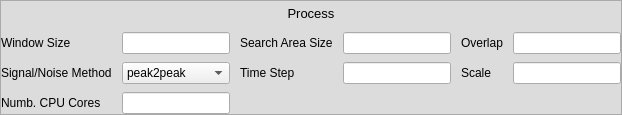
                  <widget class="QFrame" name="process_frame">
                   <property name="maximumSize">
                    <size>
                     <width>16777215</width>
                     <height>25</height>
                    </size>
                   </property>
                   <property name="styleSheet">
                    <string notr="true">QFrame{
background-color: rgb(220, 220, 220);
}

QPushButton {
	color: rgb(0,0,0);
	background-color: rgb(220, 220, 220);
	border: 0px solid;
}

QPushButton:hover {
	background-color: rgb(150,200,230);
}

QPushButton:checked {
	background-color: rgb(85, 160, 255);
}</string>
                   </property>
                   <property name="frameShape">
                    <enum>QFrame::StyledPanel</enum>
                   </property>
                   <property name="frameShadow">
                    <enum>QFrame::Raised</enum>
                   </property>
                   <layout class="QVBoxLayout" name="verticalLayout_8">
                    <property name="leftMargin">
                     <number>0</number>
                    </property>
                    <property name="topMargin">
                     <number>0</number>
                    </property>
                    <property name="rightMargin">
                     <number>0</number>
                    </property>
                    <property name="bottomMargin">
                     <number>0</number>
                    </property>
                    <item>
                     <widget class="QPushButton" name="process_PB">
                      <property name="minimumSize">
                       <size>
                        <width>0</width>
                        <height>25</height>
                       </size>
                      </property>
                      <property name="maximumSize">
                       <size>
                        <width>16777215</width>
                        <height>25</height>
                       </size>
                      </property>
                      <property name="font">
                       <font>
                        <pointsize>10</pointsize>
                       </font>
                      </property>
                      <property name="text">
                       <string>Process</string>
                      </property>
                      <property name="checkable">
                       <bool>false</bool>
                      </property>
                     </widget>
                    </item>
                    <item>
                     <layout class="QGridLayout" name="gridLayout_31">
                      <property name="horizontalSpacing">
                       <number>10</number>
                      </property>
                      <property name="verticalSpacing">
                       <number>8</number>
                      </property>
                      <item row="1" column="6">
                       <widget class="QLineEdit" name="pro_scale_LE_2">
                        <property name="text">
                         <string/>
                        </property>
                        <property name="placeholderText">
                         <string/>
                        </property>
                       </widget>
                      </item>
                      <item row="0" column="4">
                       <widget class="QLineEdit" name="pro_searcharea_LE_2">
                        <property name="text">
                         <string/>
                        </property>
                        <property name="placeholderText">
                         <string/>
                        </property>
                       </widget>
                      </item>
                      <item row="2" column="0" colspan="2">
                       <widget class="QLabel" name="label_30">
                        <property name="text">
                         <string>Numb. CPU Cores</string>
                        </property>
                       </widget>
                      </item>
                      <item row="0" column="5">
                       <widget class="QLabel" name="label_31">
                        <property name="text">
                         <string>Overlap</string>
                        </property>
                       </widget>
                      </item>
                      <item row="1" column="3">
                       <widget class="QLabel" name="label_35">
                        <property name="text">
                         <string>Time Step</string>
                        </property>
                       </widget>
                      </item>
                      <item row="1" column="5">
                       <widget class="QLabel" name="label_41">
                        <property name="text">
                         <string>Scale</string>
                        </property>
                       </widget>
                      </item>
                      <item row="1" column="0" colspan="2">
                       <widget class="QLabel" name="label_42">
                        <property name="text">
                         <string>Signal/Noise Method</string>
                        </property>
                       </widget>
                      </item>
                      <item row="1" column="2">
                       <widget class="QComboBox" name="pro_sig2noise_CB_2">
                        <item>
                         <property name="text">
                          <string>peak2peak</string>
                         </property>
                        </item>
                        <item>
                         <property name="text">
                          <string>peak2mean</string>
                         </property>
                        </item>
                        <item>
                         <property name="text">
                          <string>None</string>
                         </property>
                        </item>
                       </widget>
                      </item>
                      <item row="1" column="4">
                       <widget class="QLineEdit" name="pro_timestep_LE_2">
                        <property name="text">
                         <string/>
                        </property>
                        <property name="placeholderText">
                         <string/>
                        </property>
                       </widget>
                      </item>
                      <item row="2" column="2">
                       <widget class="QLineEdit" name="pro_ncpus_LE_2">
                        <property name="text">
                         <string/>
                        </property>
                        <property name="placeholderText">
                         <string/>
                        </property>
                       </widget>
                      </item>
                      <item row="0" column="6">
                       <widget class="QLineEdit" name="pro_overlap_LE_2">
                        <property name="text">
                         <string/>
                        </property>
                        <property name="placeholderText">
                         <string/>
                        </property>
                       </widget>
                      </item>
                      <item row="0" column="3">
                       <widget class="QLabel" name="label_43">
                        <property name="text">
                         <string>Search Area Size</string>
                        </property>
                       </widget>
                      </item>
                      <item row="0" column="0" colspan="2">
                       <widget class="QLabel" name="label_44">
                        <property name="text">
                         <string>Window Size</string>
                        </property>
                       </widget>
                      </item>
                      <item row="0" column="2">
                       <widget class="QLineEdit" name="pro_windowsize_LE_2">
                        <property name="text">
                         <string/>
                        </property>
                        <property name="placeholderText">
                         <string/>
                        </property>
                       </widget>
                      </item>
                     </layout>
                    </item>
                   </layout>
                  </widget>
